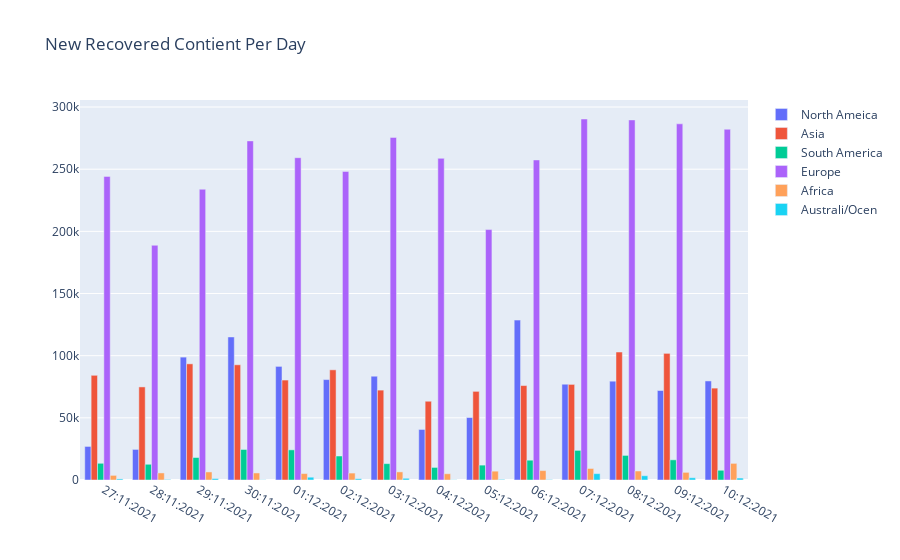

Notebook code for this chart:
### Code cell
fig = go.Figure(data=[
    go.Bar(x=continent_date_plots[0]['Date'], y=continent_date_plots[0]['New Recovered'], name = continent_name[0]),
    go.Bar(x=continent_date_plots[0]['Date'], y=continent_date_plots[1]['New Recovered'], name = continent_name[1]),
    go.Bar(x=continent_date_plots[0]['Date'], y=continent_date_plots[2]['New Recovered'], name = continent_name[2]),
    go.Bar(x=continent_date_plots[0]['Date'], y=continent_date_plots[3]['New Recovered'], name = continent_name[3]),
    go.Bar(x=continent_date_plots[0]['Date'], y=continent_date_plots[4]['New Recovered'], name = continent_name[4]),
    go.Bar(x=continent_date_plots[0]['Date'], y=continent_date_plots[5]['New Recovered'], name = continent_name[5]),
])
# Change the bar mode
fig.update_layout(barmode='group', title_text = 'New Recovered Contient Per Day')
fig.show()

### Figure 1 — Plotly figure (JSON) as saved in the notebook; plotly's stock layout.template omitted (floating-point values rounded to 4 significant figures)
{"data": [{"name": "North Ameica", "type": "bar", "x": ["27:11:2021", "28:11:2021", "29:11:2021", "30:11:2021", "01:12:2021", "02:12:2021", "03:12:2021", "04:12:2021", "05:12:2021", "06:12:2021", "07:12:2021", "08:12:2021", "09:12:2021", "10:12:2021"], "y": [26991, 24595, 98837, 115075, 91377, 80774, 83473, 40653, 50237, 128638, 77046, 79481, 71979, 79682]}, {"name": "Asia", "type": "bar", "x": ["27:11:2021", "28:11:2021", "29:11:2021", "30:11:2021", "01:12:2021", "02:12:2021", "03:12:2021", "04:12:2021", "05:12:2021", "06:12:2021", "07:12:2021", "08:12:2021", "09:12:2021", "10:12:2021"], "y": [84218, 74874, 93437, 92670, 80390, 88616, 72302, 63354, 71301, 75968, 76900, 102946, 101863, 73906]}, {"name": "South America", "type": "bar", "x": ["27:11:2021", "28:11:2021", "29:11:2021", "30:11:2021", "01:12:2021", "02:12:2021", "03:12:2021", "04:12:2021", "05:12:2021", "06:12:2021", "07:12:2021", "08:12:2021", "09:12:2021", "10:12:2021"], "y": [13437, 12649, 18102, 24551, 24254, 19305, 13163, 10108, 11973, 15929, 23835, 19782, 16225, 7823]}, {"name": "Europe", "type": "bar", "x": ["27:11:2021", "28:11:2021", "29:11:2021", "30:11:2021", "01:12:2021", "02:12:2021", "03:12:2021", "04:12:2021", "05:12:2021", "06:12:2021", "07:12:2021", "08:12:2021", "09:12:2021", "10:12:2021"], "y": [244225, 188807, 233859, 272774, 259246, 248229, 275579, 258736, 201443, 257433, 290376, 289641, 286486, 282126]}, {"name": "Africa", "type": "bar", "x": ["27:11:2021", "28:11:2021", "29:11:2021", "30:11:2021", "01:12:2021", "02:12:2021", "03:12:2021", "04:12:2021", "05:12:2021", "06:12:2021", "07:12:2021", "08:12:2021", "09:12:2021", "10:12:2021"], "y": [3727, 5687, 6493, 5662, 5173, 5576, 6524, 5019, 7103, 7563, 9264, 7234, 6145, 13373]}, {"name": "Australi/Ocen", "type": "bar", "x": ["27:11:2021", "28:11:2021", "29:11:2021", "30:11:2021", "01:12:2021", "02:12:2021", "03:12:2021", "04:12:2021", "05:12:2021", "06:12:2021", "07:12:2021", "08:12:2021", "09:12:2021", "10:12:2021"], "y": [875, 435, 1147, 154, 2256, 1018, 1373, 141, 466, 287, 5105, 3429, 1805, 1568]}], "layout": {"barmode": "group", "title": {"text": "New Recovered Contient Per Day"}}}
